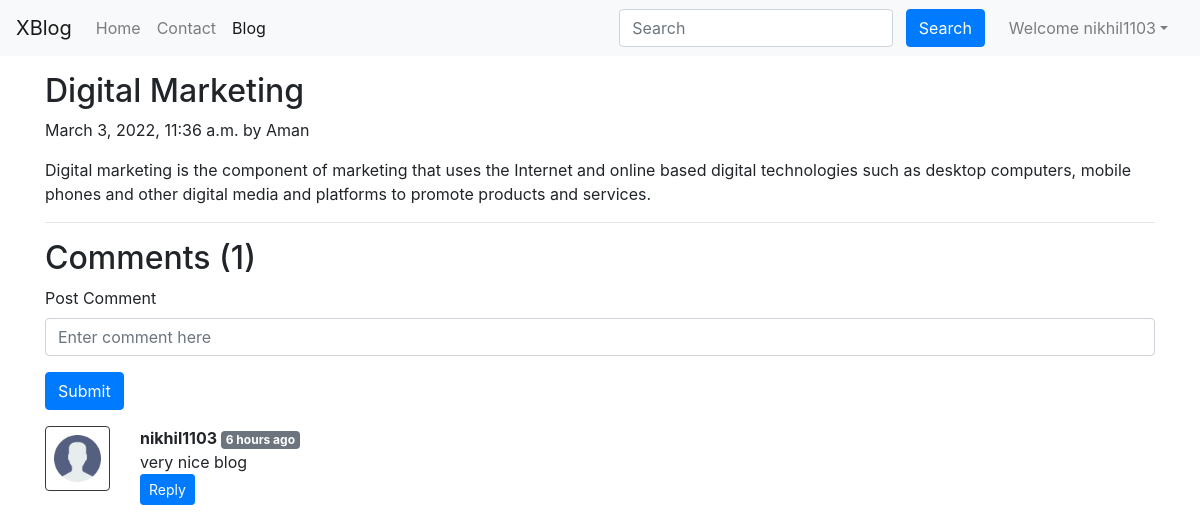
/Blog/digital-marketing (signed in), run on the app's committed database.
### Blog/models.py (models this page shows, shortened)
class Post(models.Model):
    sno=models.AutoField(primary_key=True)
    title=models.CharField(max_length=255)
    author=models.CharField(max_length=50)
    slug=models.CharField(max_length=130)
    timeStamp=models.DateTimeField(blank=True)
    content=models.TextField()
    image = models.FileField(upload_to = 'image/', blank=True, null=True )

class BlogComment(models.Model):
    sno= models.AutoField(primary_key=True)
    comment=models.TextField()
    user=models.ForeignKey(User, on_delete=models.CASCADE)
    post=models.ForeignKey(Post, on_delete=models.CASCADE)
    parent=models.ForeignKey('self', on_delete=models.CASCADE, null=True)
    timestamp= models.DateTimeField(default=now)

### Blog/views.py (the view)
# urls.py: path('<str:slug>', views.blogPost, name="blogPost"),
def blogPost(request, slug):
    post=Post.objects.filter(slug=slug).first()
    comments= BlogComment.objects.filter(post=post, parent=None)
    replies= BlogComment.objects.filter(post=post).exclude(parent=None)
    replyDict={}
    for reply in replies:
        if reply.parent.sno not in replyDict.keys():
            replyDict[reply.parent.sno]=[reply]
        else:
            replyDict[reply.parent.sno].append(reply)
    context={'post':post, 'comments': comments, 'user': request.user, 'replyDict': replyDict}
    return render(request, "Blog/BlogPost.html", context)

### Blog/templatetags/extras.py (called while the page is built)
@register.filter(name='get_val')
def get_val(dict, key):
    return dict.get(key)

### templates/Blog/BlogPost.html (shortened to what this page needs)
{% extends 'base.html' %}
{% block blogsactive %} active {% endblock %}
{% block body %}
{% load static %}
{% load humanize %}
{% load extras %}
<div class="container my-3">
    <h2 class="blog-post-title">{{post.title}}</h2>
    <p class="blog-post-meta">{{post.timeStamp}} by {{post.author}}</a></p>
    <p>{{post.content|safe}}</p>
    <hr>
</div>
<div class="container">
    <h2> Comments ({{comments.count}}) </h2>
    <div class="my-2">
        {% if user.is_authenticated %}
        <form action="/Blog/postComment" method="post">
            <div class="form-group">
                <label for="exampleInputEmail1">Post Comment </label>
                <input type="text" class="form-control" id="comment" name="comment" placeholder="Enter comment here">
            </div>
            <button type="submit" class="btn btn-primary">Submit</button>
        </form>
        {% else %}
        Please login to post a comment
        {% endif %}
    </div>
    {% for comment in comments %}
    <div class="row my-3">
        <div class="col-md-1  ">
            <img class="rounded mx-auto d-block w-100 border border-dark p-2" src="{% static 'img/user.png' %}" alt="user">
        </div>
        <div class="col-md-11 ">
            <b> {{comment.user.username}} </b> <span class="badge badge-secondary ">{{comment.timestamp|naturaltime}}</span>
            <div>{{comment.comment}}</div>
            <div class="reply mx-0">
                {% if user.is_authenticated %}
                <button class="btn btn-sm btn-primary" type="button" data-toggle="collapse" data-target="#replyBox{{comment.sno}}" aria-expanded="false" aria-controls="replyBox{{comment.sno}}">
                    Reply
                </button>
                {% else %}
                <button class="btn btn-sm btn-primary" type="button" data-toggle="collapse" data-target="#replyBox{{comment.sno}}" aria-expanded="false" aria-controls="replyBox{{comment.sno}}">
                    Login to reply
                </button>
                {% endif %}
            </div>
        </div>
    </div>
    {% endfor %}
</div>
{% endblock %}

### templates/base.html (shortened to what this page needs)
<!doctype html>
<html lang="en">
<head>
  <link rel="stylesheet" href="https://stackpath.bootstrapcdn.com/bootstrap/4.5.2/css/bootstrap.min.css"
>
</head>
<body>
  <nav class="navbar navbar-expand-lg navbar-light bg-light">
    <a class="navbar-brand" href="/">XBlog</a>
    <div class="collapse navbar-collapse" id="navbarSupportedContent">
      <ul class="navbar-nav mr-auto">
        <li class="nav-item {% block homeactive %}  {% endblock homeactive %}">
          <a class="nav-link" href="/">Home <span class="sr-only">(current)</span></a>
        </li>
        <li class="nav-item {% block contactactive %}  {% endblock contactactive %} ">
          <a class="nav-link" href="/contact">Contact</a>
        </li>
        <li class="nav-item {% block blogsactive %}  {% endblock blogsactive %} ">
          <a class="nav-link" href="/Blog">Blog</a>
        </li>
      </ul>
      <div class="ml-auto form-inline ">
        <form method="get" action="/search" class="my-2 my-lg-0 mx-3">
          <input class="form-control mr-sm-2" type="search" placeholder="Search" aria-label="Search" name="query"
            id="query">
          <button class="btn btn-primary my-2 my-sm-0 " type="submit">Search</button>
        </form>
        {% if user.is_authenticated %}
        <ul class="navbar-nav mr-2">
          <li class="nav-item dropdown">
            <a class="nav-link dropdown-toggle" href='#' id="navbarDropdown" role="button" data-toggle="dropdown">
              Welcome {{request.user}}</a>
          </li>
        </ul>
      </div>
      {% endif %}
    </div>
  </nav>
  {% block body %} {% endblock body %}
</body>
</html>

### data on the page
Post: title "Digital Marketing", timeStamp "March 3, 2022, 11:36 a.m.", author "Aman", content "Digital marketing is the component of marketing that uses the Internet and online based digital technologies such as desktop computers, mobile phones and other digital media and platforms to promote products and services."
BlogComment: user.username "nikhil1103", timestamp "6 hours ago", comment "very nice blog"

### other printed values
{{ request.user }} "nikhil1103"
{{ comments.count }} "1"
